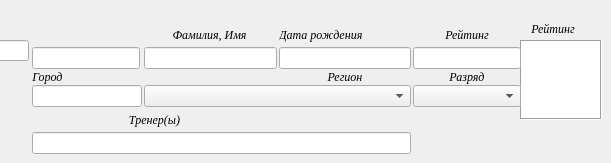
    <widget class="QWidget" name="tab_1">
     <attribute name="title">
      <string>Участники</string>
     </attribute>
     <widget class="QListWidget" name="listWidget">
      <property name="geometry">
       <rect>
        <x>520</x>
        <y>40</y>
        <width>82</width>
        <height>80</height>
       </rect>
      </property>
      <property name="sizePolicy">
       <sizepolicy hsizetype="Minimum" vsizetype="Expanding">
        <horstretch>0</horstretch>
        <verstretch>0</verstretch>
       </sizepolicy>
      </property>
      <property name="font">
       <font>
        <family>Times</family>
        <italic>true</italic>
       </font>
      </property>
      <property name="tabletTracking">
       <bool>false</bool>
      </property>
      <property name="layoutDirection">
       <enum>Qt::LeftToRight</enum>
      </property>
      <property name="frameShape">
       <enum>QFrame::Box</enum>
      </property>
      <property name="sizeAdjustPolicy">
       <enum>QAbstractScrollArea::AdjustToContents</enum>
      </property>
      <property name="resizeMode">
       <enum>QListView::Adjust</enum>
      </property>
     </widget>
     <widget class="QLineEdit" name="lineEdit">
      <property name="geometry">
       <rect>
        <x>-70</x>
        <y>40</y>
        <width>99</width>
        <height>21</height>
       </rect>
      </property>
     </widget>
     <widget class="QLabel" name="label_63">
      <property name="geometry">
       <rect>
        <x>529</x>
        <y>21</y>
        <width>48</width>
        <height>16</height>
       </rect>
      </property>
      <property name="font">
       <font>
        <family>Times New Roman</family>
        <italic>true</italic>
       </font>
      </property>
      <property name="text">
       <string>Рейтинг</string>
      </property>
      <property name="alignment">
       <set>Qt::AlignCenter</set>
      </property>
     </widget>
     <widget class="QWidget" name="layoutWidget">
      <property name="geometry">
       <rect>
        <x>30</x>
        <y>23</y>
        <width>491</width>
        <height>131</height>
       </rect>
      </property>
      <layout class="QGridLayout" name="gridLayout_3" rowstretch="0,0,0,0,0,0">
       <property name="leftMargin">
        <number>2</number>
       </property>
       <property name="horizontalSpacing">
        <number>2</number>
       </property>
       <property name="verticalSpacing">
        <number>1</number>
       </property>
       <item row="3" column="2" colspan="2">
        <widget class="QComboBox" name="comboBox_region">
         <property name="sizeAdjustPolicy">
          <enum>QComboBox::AdjustToContentsOnFirstShow</enum>
         </property>
        </widget>
       </item>
       <item row="0" column="4" colspan="3">
        <widget class="QLabel" name="label_3">
         <property name="sizePolicy">
          <sizepolicy hsizetype="Preferred" vsizetype="Minimum">
           <horstretch>0</horstretch>
           <verstretch>0</verstretch>
          </sizepolicy>
         </property>
         <property name="font">
          <font>
           <family>Times New Roman</family>
           <italic>true</italic>
          </font>
         </property>
         <property name="text">
          <string>Рейтинг</string>
         </property>
         <property name="alignment">
          <set>Qt::AlignCenter</set>
         </property>
        </widget>
       </item>
       <item row="1" column="4" colspan="3">
        <widget class="QLineEdit" name="lineEdit_R">
         <property name="sizePolicy">
          <sizepolicy hsizetype="Fixed" vsizetype="Fixed">
           <horstretch>0</horstretch>
           <verstretch>0</verstretch>
          </sizepolicy>
         </property>
        </widget>
       </item>
       <item row="1" column="3">
        <widget class="QLineEdit" name="lineEdit_bday">
         <property name="sizePolicy">
          <sizepolicy hsizetype="Expanding" vsizetype="Fixed">
           <horstretch>0</horstretch>
           <verstretch>0</verstretch>
          </sizepolicy>
         </property>
        </widget>
       </item>
       <item row="1" column="0">
        <widget class="QLineEdit" name="lineEdit_id">
         <property name="sizePolicy">
          <sizepolicy hsizetype="Preferred" vsizetype="Fixed">
           <horstretch>0</horstretch>
           <verstretch>0</verstretch>
          </sizepolicy>
         </property>
        </widget>
       </item>
       <item row="0" column="3">
        <widget class="QLabel" name="label_2">
         <property name="sizePolicy">
          <sizepolicy hsizetype="Expanding" vsizetype="Minimum">
           <horstretch>0</horstretch>
           <verstretch>0</verstretch>
          </sizepolicy>
         </property>
         <property name="font">
          <font>
           <family>Times New Roman</family>
           <italic>true</italic>
          </font>
         </property>
         <property name="text">
          <string>Дата рождения</string>
         </property>
        </widget>
       </item>
       <item row="3" column="4" colspan="3">
        <widget class="QComboBox" name="comboBox_razryad"/>
       </item>
       <item row="1" column="2">
        <widget class="QLineEdit" name="lineEdit_Family_name">
         <property name="sizePolicy">
          <sizepolicy hsizetype="MinimumExpanding" vsizetype="Fixed">
           <horstretch>0</horstretch>
           <verstretch>0</verstretch>
          </sizepolicy>
         </property>
        </widget>
       </item>
       <item row="2" column="4" colspan="3">
        <widget class="QLabel" name="label_6">
         <property name="sizePolicy">
          <sizepolicy hsizetype="Preferred" vsizetype="Fixed">
           <horstretch>0</horstretch>
           <verstretch>0</verstretch>
          </sizepolicy>
         </property>
         <property name="font">
          <font>
           <family>Times New Roman</family>
           <italic>true</italic>
          </font>
         </property>
         <property name="text">
          <string>Разряд</string>
         </property>
         <property name="alignment">
          <set>Qt::AlignCenter</set>
         </property>
        </widget>
       </item>
       <item row="2" column="0">
        <widget class="QLabel" name="label_4">
         <property name="sizePolicy">
          <sizepolicy hsizetype="Fixed" vsizetype="Preferred">
           <horstretch>0</horstretch>
           <verstretch>0</verstretch>
          </sizepolicy>
         </property>
         <property name="font">
          <font>
           <family>Times New Roman</family>
           <italic>true</italic>
          </font>
         </property>
         <property name="text">
          <string>Город</string>
         </property>
         <property name="alignment">
          <set>Qt::AlignCenter</set>
         </property>
        </widget>
       </item>
       <item row="2" column="3">
        <widget class="QLabel" name="label_5">
         <property name="sizePolicy">
          <sizepolicy hsizetype="Expanding" vsizetype="Preferred">
           <horstretch>0</horstretch>
           <verstretch>0</verstretch>
          </sizepolicy>
         </property>
         <property name="font">
          <font>
           <family>Times New Roman</family>
           <italic>true</italic>
          </font>
         </property>
         <property name="text">
          <string>Регион</string>
         </property>
         <property name="alignment">
          <set>Qt::AlignCenter</set>
         </property>
        </widget>
       </item>
       <item row="3" column="0" colspan="2">
        <widget class="QLineEdit" name="lineEdit_city_list">
         <property name="sizePolicy">
          <sizepolicy hsizetype="MinimumExpanding" vsizetype="Fixed">
           <horstretch>0</horstretch>
           <verstretch>0</verstretch>
          </sizepolicy>
         </property>
        </widget>
       </item>
       <item row="0" column="1" colspan="2">
        <widget class="QLabel" name="label">
         <property name="sizePolicy">
          <sizepolicy hsizetype="Expanding" vsizetype="Minimum">
           <horstretch>0</horstretch>
           <verstretch>0</verstretch>
          </sizepolicy>
         </property>
         <property name="font">
          <font>
           <family>Times New Roman</family>
           <italic>true</italic>
          </font>
         </property>
         <property name="text">
          <string>Фамилия, Имя</string>
         </property>
         <property name="alignment">
          <set>Qt::AlignCenter</set>
         </property>
        </widget>
       </item>
       <item row="4" column="0" colspan="3">
        <widget class="QLabel" name="label_7">
         <property name="sizePolicy">
          <sizepolicy hsizetype="Expanding" vsizetype="Minimum">
           <horstretch>0</horstretch>
           <verstretch>0</verstretch>
          </sizepolicy>
         </property>
         <property name="font">
          <font>
           <family>Times New Roman</family>
           <italic>true</italic>
          </font>
         </property>
         <property name="text">
          <string>Тренер(ы)</string>
         </property>
         <property name="alignment">
          <set>Qt::AlignCenter</set>
         </property>
        </widget>
       </item>
       <item row="5" column="0" colspan="4">
        <widget class="QLineEdit" name="lineEdit_coach">
         <property name="sizePolicy">
          <sizepolicy hsizetype="Expanding" vsizetype="Fixed">
           <horstretch>0</horstretch>
           <verstretch>0</verstretch>
          </sizepolicy>
         </property>
        </widget>
       </item>
      </layout>
     </widget>
    </widget>
